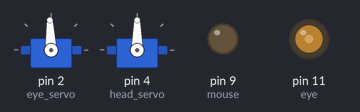
Recording of a sketch running on a simulated Arduino Uno, built with avr-gcc and run on an emulated ATmega328P. On the bench: 2 × servo, output pins drawn as LEDs (lit = HIGH). Random numbers use the default seed unless the sketch sets one.

Above: at 1.67 s.
At 4.4 s:
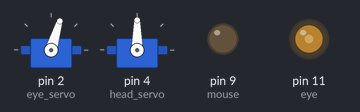
At 7.5 s:
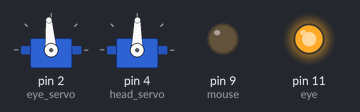
At 25.6 s:
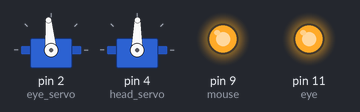
At 27.8 s:
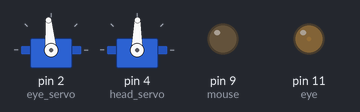
At 39.71 s:
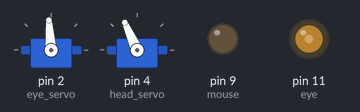
Timing chart, 0 to 40.0 s (numbered marks = the images above):
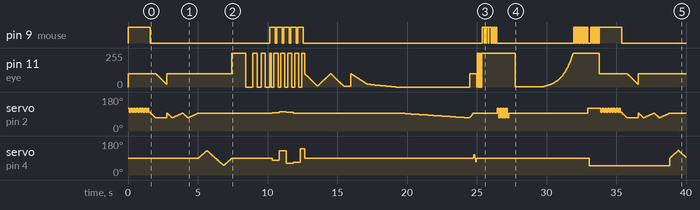

Measured:
- by itself, pin 9 (mouse): LOW → HIGH at 0.00 s, → LOW 1.6 s later, → HIGH 8.6 s later, → LOW 0.40 s later, … (62 changes in this stretch)
- by itself, servo on pin 2 (eye_servo): 120° → 100° at 0.10 s, → 120° 0.10 s later, → 100° 0.10 s later, → 120° 0.10 s later, … (260 changes in this stretch)

The sketch:

fabbot_kanna_auto.ino
```cpp
#include <Servo.h>

//モーション再生用コマンド
//n:正面, l:笑う, s:悲しい, h:はい, f:いいえ
//w:まばたき, b:スマイル, e:ハイテンション
//d:眠い, a:なにそれやりたい, j:怒り


Servo eye_servo;
Servo head_servo;

static int bri = 0;
static int pos = 0;
static int g = 0;
char ch=0;

char command[] = "lshfwbedaj";
int cmdNum = 0;

int eye=11;
int mouse=9;

void setup()
{
//  Serial.begin(9600);
  eye_servo.attach(2);
  head_servo.attach(4);
  pinMode(eye, OUTPUT);
  pinMode(mouse, OUTPUT);

  //基本姿勢
  analogWrite(eye, 100);//PWMで100
  digitalWrite(mouse, LOW);
  eye_servo.write(95 );//目サーボの基本角度
  head_servo.write(90 );//首サーボの基本角度


}


void loop(){
//  if(Serial.available()>0){// 受信したデータが存在するなら
//    ch = Serial.read();// 受信データを読み込んで'ch'に数値を格納する

  ch = command[cmdNum];
  if(cmdNum < 9){
    cmdNum ++;
  }else{
    cmdNum = 0;
  }


  //Idole mode
  if (ch == 'i') {
    while(1){
      for ( pos = 90; pos < 110; pos += 1 ) {
           eye_servo.write( pos );
           delay(15 );
      } ;
      for ( pos = 110; pos > 70; pos -= 1 ) {
           eye_servo.write( pos );
           delay(15 );
      } ;
      for ( pos = 70; pos < 90; pos += 1 ) {
           eye_servo.write( pos );
           delay(15 );
      } ;
      //for ( pos = 90; pos < 110; pos += 1 ) {
      for ( pos = 90; pos < 180; pos += 1 ) {
           head_servo.write( pos );
           delay(15 );
      } ;
      //for ( pos = 110; pos > 70; pos -= 1 ) {
      for ( pos = 180; pos > 0; pos -= 1 ) {
           head_servo.write( pos );
           delay(15 );
      } ;
      //for ( pos = 70; pos < 90; pos += 1 ) {
      for ( pos =0; pos < 90; pos += 1 ) {
           head_servo.write( pos );
           delay(15 );
      } ;
      if ( Serial.read() == 'c'){
           eye_servo.write(95);
           head_servo.write(90);
           analogWrite(eye, 100);
             digitalWrite(mouse, LOW);
           break;
      }
    }
  }

    switch(ch) {

      case '0'...'9':
            g = g * 10 + ch - '0';
      break;

      case 'x':
            eye_servo.write( g );
            delay( 15 );
            g=0;
      break;

      case 'y':
           head_servo.write( g );
           delay( 15 );
           g=0;
      break;

      case 'z':
            analogWrite(eye,g);
              delay( 15 );
            g=0;
      break;

      case 't':
             digitalWrite(mouse, HIGH);
        for ( pos = 90; pos < 110; pos += 1 ) {
            eye_servo.write( pos );
            delay( 15 );
        } ;
        for ( pos = 110; pos > 70; pos -= 1 ) {
            eye_servo.write( pos );
            delay( 15 );
        } ;
        for ( pos = 70; pos < 90; pos += 1 ) {
            eye_servo.write( pos );
            delay( 15 );
        } ;
        for ( pos = 90; pos < 110; pos += 1 ) {
            head_servo.write( pos );
            delay( 15 );
        } ;
        for ( pos = 110; pos > 70; pos -= 1 ) {
            head_servo.write( pos );
            delay( 15 );
        } ;
        for ( pos = 70; pos < 90; pos += 1 ) {
            head_servo.write( pos );
            delay( 15 );
        } ;
      break;

      case 'n': //正面
            analogWrite(eye, 100);
             digitalWrite(mouse, LOW);
            eye_servo.write(95);
            head_servo.write(90);
      break;

      case 'l': //笑う
            analogWrite(eye, 100);
             digitalWrite(mouse, HIGH);
              eye_servo.write( 120 );
                      delay(100 );
            eye_servo.write( 100 );
                      delay(100 );
            eye_servo.write( 120 );
                      delay(100 );
            eye_servo.write( 100 );
                      delay(100 );
            eye_servo.write( 120 );
                      delay(100 );
            eye_servo.write( 100 );
                      delay(100 );
            eye_servo.write( 120 );
                      delay(100 );
            eye_servo.write( 100 );
                     delay(100 );
            eye_servo.write( 120 );
                      delay(100 );
            eye_servo.write( 100 );
                     delay(100 );
            eye_servo.write( 120 );
                      delay(100 );
            eye_servo.write( 100 );
                      delay(100 );
            eye_servo.write( 120 );
                      delay(100 );
            eye_servo.write( 100 );
                      delay(100 );
            eye_servo.write( 120 );
                      delay(100 );
            eye_servo.write( 100 );
                      delay(100 );
            digitalWrite(mouse, LOW);
      break;

      case 's': //悲しい
         for ( pos = 95; pos > 70; pos -= 1 ) {
            eye_servo.write( pos );
            delay( 15 );
         } ;
        for ( pos = 100; pos > 20; pos -= 1 ) {
            analogWrite(eye, pos);
            delay( 10);
         } ;
      break;

      case 'h': //はい
            analogWrite(eye, 100);
        for ( pos = 95; pos > 70; pos -= 1 ) {
            eye_servo.write( pos );
            delay( 15 );
        } ;
        for ( pos = 70; pos < 95; pos += 1 ) {
            eye_servo.write( pos );
            delay( 15 );
            eye_servo.write( pos );
            delay( 15 );
        } ;
        for ( pos = 95; pos > 70; pos -= 1 ) {
            eye_servo.write( pos );
            delay( 15 );
        } ;
        for ( pos = 70; pos < 95; pos += 1 ) {
            eye_servo.write( pos );
            delay( 15 );
            eye_servo.write( pos );
            delay( 15 );
        } ;
      break;

      case 'f': //いいえ
            analogWrite(eye, 100);
        for ( pos = 90; pos < 130; pos += 1 ) {
            head_servo.write( pos );
            delay( 15 );
        } ;
        for ( pos = 130; pos > 50; pos -= 1 ) {
            head_servo.write( pos );
            delay( 15 );
        } ;
        for ( pos = 50; pos < 90; pos += 1 ) {
            head_servo.write( pos );
            delay( 15 );
        } ;
        /*
        for ( pos = 130; pos > 90; pos -= 1 ) {
            head_servo.write( pos );
            delay( 15 );
         } ;
        */
      break;

      case 'w': //まばたき（旧ウインク）
            digitalWrite(eye, 100);
             delay( 500 );
            digitalWrite(eye, 100);
            delay( 500 );
            digitalWrite(eye,LOW);
            delay( 500 );
            digitalWrite(eye, 100);
      break;

      case 'b': //スマイル
        for ( ch = 0; ch <2; ch += 1 ) {
            digitalWrite(eye, 100);
             delay( 300 );
            digitalWrite(eye, LOW);
             delay( 300 );
        }
            digitalWrite(eye, 100);
       break;

      case 'e':  //ハイテンション
        for ( ch = 0; ch <5; ch += 1 ) {
              digitalWrite(mouse, HIGH);
             digitalWrite(eye, 100);
            delay( 100 );
            digitalWrite(eye, LOW);
              delay( 100 );
            eye_servo.write(random(90,110) );
            head_servo.write(random(30,150) );
            delay( 100 );
            digitalWrite(eye, 100);
             delay( 100 );
              digitalWrite(mouse, LOW);
              delay( 100 );
        }
            eye_servo.write(95);
            head_servo.write(90);
            analogWrite(eye, 100);
              digitalWrite(mouse, LOW);
      break;

      //★追加した動き-始まり
      //眠い
      case 'd':
        for ( pos = 100; pos >= 5; pos -= 1 ) {
            analogWrite(eye, pos);
             delay( 10);
        }
        for ( pos = 10; pos <= 100; pos += 1 ) {
            analogWrite(eye, pos);
            delay( 10 );
        }
        for ( pos = 100; pos >= 5; pos -= 1 ) {
            analogWrite(eye, pos);
             delay( 10 );
        }
        for ( pos = 5; pos <= 100; pos += 1 ) {
            analogWrite(eye, pos);
             delay( 5 );
        }
        for ( pos = 100; pos >= 20; pos -= 1 ) {
            analogWrite(eye, pos);
             delay( 15 );
        }
        for ( pos = 20; pos >= 0; pos -= 1 ) {
            analogWrite(eye, pos);
             delay( 100 );
        }
        for ( pos = 95; pos >= 70; pos -= 1 ) {
            eye_servo.write( pos );
            delay( 200 );
         }
        analogWrite(eye, 100);
         for ( pos = 70; pos <= 95; pos += 1 ) {
            eye_servo.write( pos );
            delay( 10 );
        }
        for ( pos = 90; pos < 110; pos += 1 ) {
            head_servo.write( pos );
            delay( 3 );
        }
        for ( pos = 110; pos > 70; pos -= 1 ) {
            head_servo.write( pos );
            delay( 3 );
        }
        for ( pos = 70; pos < 90; pos += 1 ) {
            head_servo.write( pos );
            delay( 3 );
        } ;
      break;

      //何それやりたい
      case 'a':
            for ( pos = 0; pos<=3; pos += 1 ) {
            analogWrite(eye, 0);
             delay( 50 );
            analogWrite(eye, 255);
            delay( 50 );
            }
            for ( bri = 0; bri<=6; bri += 1 ) {
             digitalWrite(mouse, HIGH);
            delay(random(50,200));
             digitalWrite(mouse, LOW);
            delay( random(20,80) );
            }
            for ( pos = 0; pos<=3; pos += 1 ) {
            eye_servo.write( 120 );
                      delay(100 );
            eye_servo.write( 70 );
                      delay(100 );
            }
        analogWrite(eye, 100);
         eye_servo.write( 95 );
      break;

      //怒り
      case 'j':
            for ( pos = 100; pos >= 3; pos -= 1 ) {
            analogWrite(eye, pos);
             delay(5);
            }
            delay(2000);
            for ( pos = 3; pos <= 255; pos += 1 ) {
            pos = pos * 1.04;
            if(pos > 255){
            pos = 255;
            }
            analogWrite(eye, pos);
             delay( 30 );
            }
            for ( bri = 0; bri<=10; bri += 1 ) {
             digitalWrite(mouse, HIGH);
            delay(random(50,80));
            digitalWrite(mouse, LOW);
            delay( random(20,50) );
            }
            eye_servo.write( 120 );
                      delay(100 );
            head_servo.write( 50 );
                      delay(100 );
            for ( bri = 0; bri<=5; bri += 1 ) {
              digitalWrite(mouse, HIGH);
            delay(random(50,80));
              digitalWrite(mouse, LOW);
            delay( random(20,50) );
            }
      break;
      //★追加した動き-終わり

      default:
            eye_servo.write(95);
            head_servo.write(90);
            analogWrite(eye, 100);
              digitalWrite(mouse, LOW);
      break;
    }
  }
//} //serial
```
